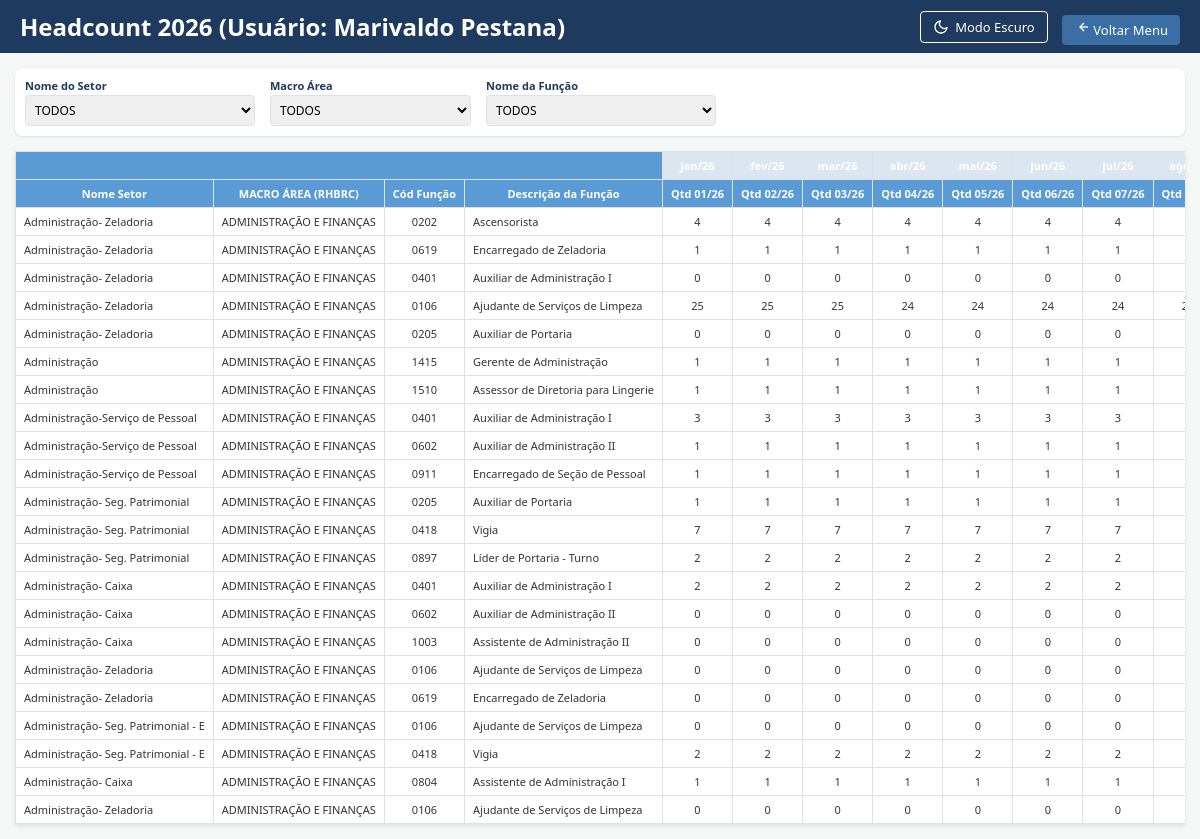
/headcount (signed in), run on the app's committed database.
### tables this page shows
CREATE TABLE headcount (
                    id INTEGER PRIMARY KEY AUTOINCREMENT,
                    cod_empresa TEXT,
                    nome_empresa TEXT,
                    empresa_hc TEXT,
                    cod_setor TEXT,
                    matricula_gestor TEXT,
                    gestor TEXT,
                    atividade_hc TEXT,
                    nome_setor TEXT,
                    macro_area TEXT,
                    cod_funcao TEXT,
                    desc_funcao TEXT,
                    qtd_01 INTEGER DEFAULT 0,
                    qtd_02 INTEGER DEFAULT 0,
                    qtd_03 INTEGER DEFAULT 0,
                    qtd_04 INTEGER DEFAULT 0,
                    qtd_05 INTEGER DEFAULT 0,
                    qtd_06 INTEGER DEFAULT 0,
                    qtd_07 INTEGER DEFAULT 0,
                    qtd_08 INTEGER DEFAULT 0,
                    qtd_09 INTEGER DEFAULT 0,
                    qtd_10 INTEGER DEFAULT 0,
                    qtd_11 INTEGER DEFAULT 0,
                    qtd_12 INTEGER DEFAULT 0
                );

### app.py (the view)
@app.route('/headcount')
def headcount():
    if 'matricula' not in session:
        return redirect(url_for('login'))
    if session.get('tipo', 'simples') == 'simples':
        return redirect(url_for('index'))
    is_master = session.get('is_master', False)
    is_planejador = session.get('is_planejador', False)
    acesso_total_hc = is_master or is_planejador
    matricula = session.get('matricula')
    conn = get_db_connection()
    try:
        total = conn.execute('SELECT COUNT(*) as c FROM headcount').fetchone()['c']
        if total == 0:
            raise sqlite3.OperationalError("Table is empty, forcing seed")
        if acesso_total_hc:
            lista_hc = conn.execute('SELECT * FROM headcount').fetchall()
        else:
            lista_hc = conn.execute('SELECT * FROM headcount WHERE matricula_gestor = ?', (matricula,)).fetchall()
    except sqlite3.OperationalError:
        import pandas as pd
        import shutil
        import os
        try:
            shutil.copy2('HEADCOUNT 2026.xlsx', 'temp_hc.xlsx')
            df = pd.read_excel('temp_hc.xlsx', header=0)
            df = df.dropna(subset=[df.columns[0]])
            conn.execute('''
                CREATE TABLE IF NOT EXISTS headcount (
                    id INTEGER PRIMARY KEY AUTOINCREMENT,
                    cod_empresa TEXT,
                    nome_empresa TEXT,
                    empresa_hc TEXT,
                    cod_setor TEXT,
                    matricula_gestor TEXT,
                    gestor TEXT,
                    atividade_hc TEXT,
                    nome_setor TEXT,
                    macro_area TEXT,
                    cod_funcao TEXT,
                    desc_funcao TEXT,
                    qtd_01 INTEGER DEFAULT 0,
                    qtd_02 INTEGER DEFAULT 0,
                    qtd_03 INTEGER DEFAULT 0,
                    qtd_04 INTEGER DEFAULT 0,
                    qtd_05 INTEGER DEFAULT 0,
                    qtd_06 INTEGER DEFAULT 0,
                    qtd_07 INTEGER DEFAULT 0,
                    qtd_08 INTEGER DEFAULT 0,
                    qtd_09 INTEGER DEFAULT 0,
                    qtd_10 INTEGER DEFAULT 0,
                    qtd_11 INTEGER DEFAULT 0,
                    qtd_12 INTEGER DEFAULT 0
                )
            ''')
            for _, row in df.iterrows():
                cod = str(row.iloc[0]).strip()
                if 'TOTAL' in cod.upper() or 'SUBTOTAL' in cod.upper() or len(cod) == 0 or cod == 'nan':
                    continue
                matr_val = str(row.iloc[4]).strip()
                if matr_val == "nan": matr_val = ""
                conn.execute('''
                    INSERT INTO headcount (
                        cod_empresa, nome_empresa, empresa_hc, cod_setor, matricula_gestor, gestor,
                        atividade_hc, nome_setor, macro_area, cod_funcao, desc_funcao,
                        qtd_01, qtd_02, qtd_03, qtd_04, qtd_05, qtd_06,
                        qtd_07, qtd_08, qtd_09, qtd_10, qtd_11, qtd_12
                    ) VALUES (?,?,?,?,?,?,?,?,?,?,?,?,?,?,?,?,?,?,?,?,?,?,?)
                ''', (
                    str(row.iloc[0]), str(row.iloc[1]), str(row.iloc[2]), str(row.iloc[3]), matr_val, str(row.iloc[5]),
                    str(row.iloc[6]), str(row.iloc[7]), str(row.iloc[9]), str(row.iloc[10]), str(row.iloc[11]),
                    int(row.iloc[12]) if pd.notna(row.iloc[12]) else 0,
                    int(row.iloc[13]) if pd.notna(row.iloc[13]) else 0,
                    int(row.iloc[14]) if pd.notna(row.iloc[14]) else 0,
                    int(row.iloc[15]) if pd.notna(row.iloc[15]) else 0,
                    int(row.iloc[16]) if pd.notna(row.iloc[16]) else 0,
                    int(row.iloc[17]) if pd.notna(row.iloc[17]) else 0,
                    int(row.iloc[18]) if pd.notna(row.iloc[18]) else 0,
                    int(row.iloc[19]) if pd.notna(row.iloc[19]) else 0,
                    int(row.iloc[20]) if len(row) > 20 and pd.notna(row.iloc[20]) else 0,
                    int(row.iloc[21]) if len(row) > 21 and pd.notna(row.iloc[21]) else 0,
                    int(row.iloc[22]) if len(row) > 22 and pd.notna(row.iloc[22]) else 0,
                    int(row.iloc[23]) if len(row) > 23 and pd.notna(row.iloc[23]) else 0
                ))
            conn.commit()
            if acesso_total_hc:
                lista_hc = conn.execute('SELECT * FROM headcount').fetchall()
            else:
                lista_hc = conn.execute('SELECT * FROM headcount WHERE matricula_gestor = ?', (matricula,)).fetchall()
        except Exception as e:
            conn.close()
            return f"Erro fatal ao importar planilha headcount: {str(e)}"
    conn.close()
    hcs = [dict(ix) for ix in lista_hc]
    return render_template('headcount.html', hcs=hcs, is_master=acesso_total_hc, nome=session.get('nome'))

### app.py (called while the page is built)
def get_db_connection():
    import os
    db_path = os.path.join(os.path.dirname(__file__), 'app.db')
    conn = sqlite3.connect(db_path, timeout=20) # Aumentar timeout para evitar locks
    conn.row_factory = sqlite3.Row
    return conn

### templates/headcount.html (shortened to what this page needs)
<!DOCTYPE html>
<html lang="pt-BR">
<head>
</head>
<body>
    <nav class="navbar">
        <h2>Headcount 2026 (Usuário: {{ nome|default("Visitante") }})</h2>
        <div>
            <button class="btn theme-toggle-btn" onclick="toggleDarkMode()" style="margin-left: 10px; background: transparent; border: 1px solid white; display: inline-flex; align-items: center; gap: 6px;"></button>
            <a href="/" class="btn" style="margin-left: 10px;">
                <svg viewBox="0 0 24 24">
                    <path d="M15 18l-6-6 6-6" />
                    <line x1="9" y1="12" x2="21" y2="12" />
                </svg>
                Voltar Menu
            </a>
        </div>
    </nav>
    <div class="container">
        <div class="filters">
            <div class="filter-group">
                <label>Nome do Setor</label>
                <select id="flt_setor" class="filter-select" onchange="runFilters()">
                    <option value="">TODOS</option>
                </select>
            </div>
            <div class="filter-group">
                <label>Macro Área</label>
                <select id="flt_macro" class="filter-select" onchange="runFilters()">
                    <option value="">TODOS</option>
                </select>
            </div>
            <div class="filter-group">
                <label>Nome da Função</label>
                <select id="flt_funcao" class="filter-select" onchange="runFilters()">
                    <option value="">TODOS</option>
                </select>
            </div>
        </div>
        <div class="table-wrapper">
            <table id="hcTable">
                <thead>
                    <tr class="header-months">
                        {% if is_master %}
                        <th colspan="11"></th>
                        {% else %}
                        <th colspan="4"></th>
                        {% endif %}
                        <th class="t-bg">jan/26</th>
                        <th class="t-bg">fev/26</th>
                        <th class="t-bg">mar/26</th>
                        <th class="t-bg">abr/26</th>
                        <th class="t-bg">mai/26</th>
                        <th class="t-bg">jun/26</th>
                        <th class="t-bg">jul/26</th>
                        <th class="t-bg">ago/26</th>
                    </tr>
                    <tr class="header-desc">
                        <th>Nome Setor</th>
                        <th>MACRO ÁREA (RHBRC)</th>
                        <th>Cód Função</th>
                        <th>Descrição da Função</th>
                        <th>Qtd 01/26</th>
                        <th>Qtd 02/26</th>
                        <th>Qtd 03/26</th>
                        <th>Qtd 04/26</th>
                        <th>Qtd 05/26</th>
                        <th>Qtd 06/26</th>
                        <th>Qtd 07/26</th>
                        <th>Qtd 08/26</th>
                    </tr>
                </thead>
                <tbody id="hcBody">
                    {% for h in hcs %}
                    <tr class="hc-row" data-id="{{ h.id }}">
                        <td class="text-col">{{ h.nome_setor }}</td>
                        <td class="text-col">{{ h.macro_area }}</td>
                        <td>{{ h.cod_funcao }}</td>
                        <td class="text-col">{{ h.desc_funcao }}</td>
                        {% for pt in [h.qtd_01, h.qtd_02, h.qtd_03, h.qtd_04, h.qtd_05, h.qtd_06, h.qtd_07, h.qtd_08,
                        h.qtd_09, h.qtd_10, h.qtd_11, h.qtd_12] %}
                        <td class="col-mes">
                            {% if is_master %}
                            <input type="number" class="input-qtd" min="0" data-idx="{{ loop.index }}" value="{{ pt }}"
                                onchange="markDirty(this)">
                            {% else %}
                            {{ pt }}
                            {% endif %}
                        </td>
                        {% endfor %}
                    </tr>
                    {% endfor %}
                </tbody>
            </table>
        </div>
    </div>
</body>
</html>

### templates/headcount.html (style rules this page uses)
:root { --primary-blue: #1e3a5f; --secondary-blue: #3A6EA5; --light-bg: #f4f7f6; --white: #ffffff; --border-color: #dee2e6; --success: #28a745; }
* { margin: 0; padding: 0; box-sizing: border-box; font-family: 'Segoe UI', Tahoma, Verdana, sans-serif; }
body { background-color: var(--light-bg); color: #333; display: flex; flex-direction: column; height: 100vh; }
.navbar { background-color: var(--primary-blue); color: var(--white); padding: 10px 20px; display: flex; justify-content: space-between; align-items: center; }
.btn { background: var(--secondary-blue); color: var(--white); border: none; padding: 6px 12px; border-radius: 4px; cursor: pointer; text-decoration: none; font-size: 13px; }
.btn svg { width: 16px; height: 16px; stroke: currentColor; fill: none; stroke-width: 2; }
.container { flex: 1; padding: 15px; display: flex; flex-direction: column; overflow: hidden; }
.filters { display: flex; gap: 15px; margin-bottom: 15px; flex-wrap: wrap; background: var(--white); padding: 10px; border-radius: 8px; box-shadow: 0 1px 3px rgba(0, 0, 0, 0.1); }
.filter-group { display: flex; flex-direction: column; }
.filter-group label { font-size: 11px; font-weight: bold; color: var(--primary-blue); margin-bottom: 2px; }
.filter-select { padding: 5px; border: 1px solid var(--border-color); border-radius: 4px; font-size: 12px; min-width: 150px; }
.table-wrapper { flex: 1; overflow: auto; background: var(--white); box-shadow: 0 2px 4px rgba(0, 0, 0, 0.1); }
table { border-collapse: collapse; font-size: 11px; white-space: nowrap; }
th, td { padding: 6px 8px; border: 1px solid var(--border-color); text-align: center; }
td.text-col { text-align: left; }
thead th { background-color: #5b9bd5; color: white; position: sticky; top: 0; z-index: 2; }
thead tr.header-months th { top: 0; }
thead tr.header-desc th { top: 26px; }
.t-bg { background-color: #DCE6F1; }
.col-mes { width: 45px; }

### data on the page
headcount: nome_setor "Administração- Zeladoria", macro_area "ADMINISTRAÇÃO E FINANÇAS", cod_funcao "0202", desc_funcao "Ascensorista", pt "4" "4" "4" "4" "4" "4" "4"
headcount: nome_setor "Administração- Zeladoria", macro_area "ADMINISTRAÇÃO E FINANÇAS", cod_funcao "0619", desc_funcao "Encarregado de Zeladoria", pt "1" "1" "1" "1" "1" "1" "1"
headcount: nome_setor "Administração- Zeladoria", macro_area "ADMINISTRAÇÃO E FINANÇAS", cod_funcao "0401", desc_funcao "Auxiliar de Administração I", pt "0" "0" "0" "0" "0" "0" "0"
headcount: nome_setor "Administração- Zeladoria", macro_area "ADMINISTRAÇÃO E FINANÇAS", cod_funcao "0106", desc_funcao "Ajudante de Serviços de Limpeza", pt "25" "25" "25" "24" "24" "24" "24"
headcount: nome_setor "Administração- Zeladoria", macro_area "ADMINISTRAÇÃO E FINANÇAS", cod_funcao "0205", desc_funcao "Auxiliar de Portaria", pt "0" "0" "0" "0" "0" "0" "0"
headcount: nome_setor "Administração", macro_area "ADMINISTRAÇÃO E FINANÇAS", cod_funcao "1415", desc_funcao "Gerente de Administração", pt "1" "1" "1" "1" "1" "1" "1"
headcount: nome_setor "Administração", macro_area "ADMINISTRAÇÃO E FINANÇAS", cod_funcao "1510", desc_funcao "Assessor de Diretoria para Lingerie", pt "1" "1" "1" "1" "1" "1" "1"
headcount: nome_setor "Administração-Serviço de Pessoal", macro_area "ADMINISTRAÇÃO E FINANÇAS", cod_funcao "0401", desc_funcao "Auxiliar de Administração I", pt "3" "3" "3" "3" "3" "3" "3"
headcount: nome_setor "Administração-Serviço de Pessoal", macro_area "ADMINISTRAÇÃO E FINANÇAS", cod_funcao "0602", desc_funcao "Auxiliar de Administração II", pt "1" "1" "1" "1" "1" "1" "1"
headcount: nome_setor "Administração-Serviço de Pessoal", macro_area "ADMINISTRAÇÃO E FINANÇAS", cod_funcao "0911", desc_funcao "Encarregado de Seção de Pessoal", pt "1" "1" "1" "1" "1" "1" "1"
headcount: nome_setor "Administração- Seg. Patrimonial", macro_area "ADMINISTRAÇÃO E FINANÇAS", cod_funcao "0205", desc_funcao "Auxiliar de Portaria", pt "1" "1" "1" "1" "1" "1" "1"
headcount: nome_setor "Administração- Seg. Patrimonial", macro_area "ADMINISTRAÇÃO E FINANÇAS", cod_funcao "0418", desc_funcao "Vigia", pt "7" "7" "7" "7" "7" "7" "7"
headcount: nome_setor "Administração- Seg. Patrimonial", macro_area "ADMINISTRAÇÃO E FINANÇAS", cod_funcao "0897", desc_funcao "Líder de Portaria - Turno", pt "2" "2" "2" "2" "2" "2" "2"
headcount: nome_setor "Administração- Caixa", macro_area "ADMINISTRAÇÃO E FINANÇAS", cod_funcao "0401", desc_funcao "Auxiliar de Administração I", pt "2" "2" "2" "2" "2" "2" "2"
headcount: nome_setor "Administração- Caixa", macro_area "ADMINISTRAÇÃO E FINANÇAS", cod_funcao "0602", desc_funcao "Auxiliar de Administração II", pt "0" "0" "0" "0" "0" "0" "0"
headcount: nome_setor "Administração- Caixa", macro_area "ADMINISTRAÇÃO E FINANÇAS", cod_funcao "1003", desc_funcao "Assistente de Administração II", pt "0" "0" "0" "0" "0" "0" "0"
headcount: nome_setor "Administração- Zeladoria", macro_area "ADMINISTRAÇÃO E FINANÇAS", cod_funcao "0106", desc_funcao "Ajudante de Serviços de Limpeza", pt "0" "0" "0" "0" "0" "0" "0"
headcount: nome_setor "Administração- Zeladoria", macro_area "ADMINISTRAÇÃO E FINANÇAS", cod_funcao "0619", desc_funcao "Encarregado de Zeladoria", pt "0" "0" "0" "0" "0" "0" "0"
headcount: nome_setor "Administração- Seg. Patrimonial - E", macro_area "ADMINISTRAÇÃO E FINANÇAS", cod_funcao "0106", desc_funcao "Ajudante de Serviços de Limpeza", pt "0" "0" "0" "0" "0" "0" "0"
headcount: nome_setor "Administração- Seg. Patrimonial - E", macro_area "ADMINISTRAÇÃO E FINANÇAS", cod_funcao "0418", desc_funcao "Vigia", pt "2" "2" "2" "2" "2" "2" "2"
headcount: nome_setor "Administração- Caixa", macro_area "ADMINISTRAÇÃO E FINANÇAS", cod_funcao "0804", desc_funcao "Assistente de Administração I", pt "1" "1" "1" "1" "1" "1" "1"
headcount: nome_setor "Administração- Zeladoria", macro_area "ADMINISTRAÇÃO E FINANÇAS", cod_funcao "0106", desc_funcao "Ajudante de Serviços de Limpeza", pt "0" "0" "0" "0" "0" "0" "0"

### other printed values
{{ nome|default("Visitante") }} "Marivaldo Pestana"
